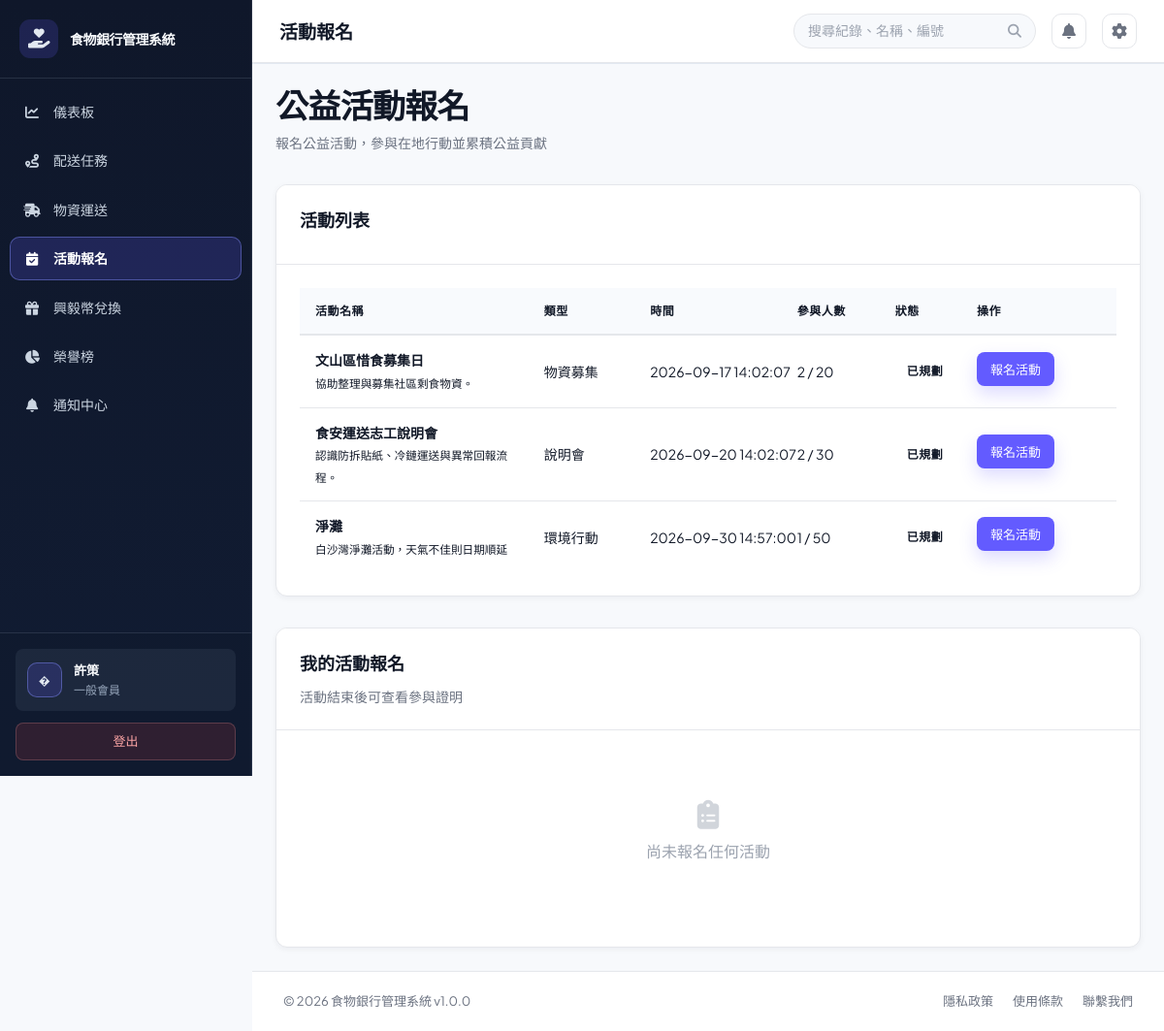
/?page=activities (signed in), run on an earlier commit of the app's database.
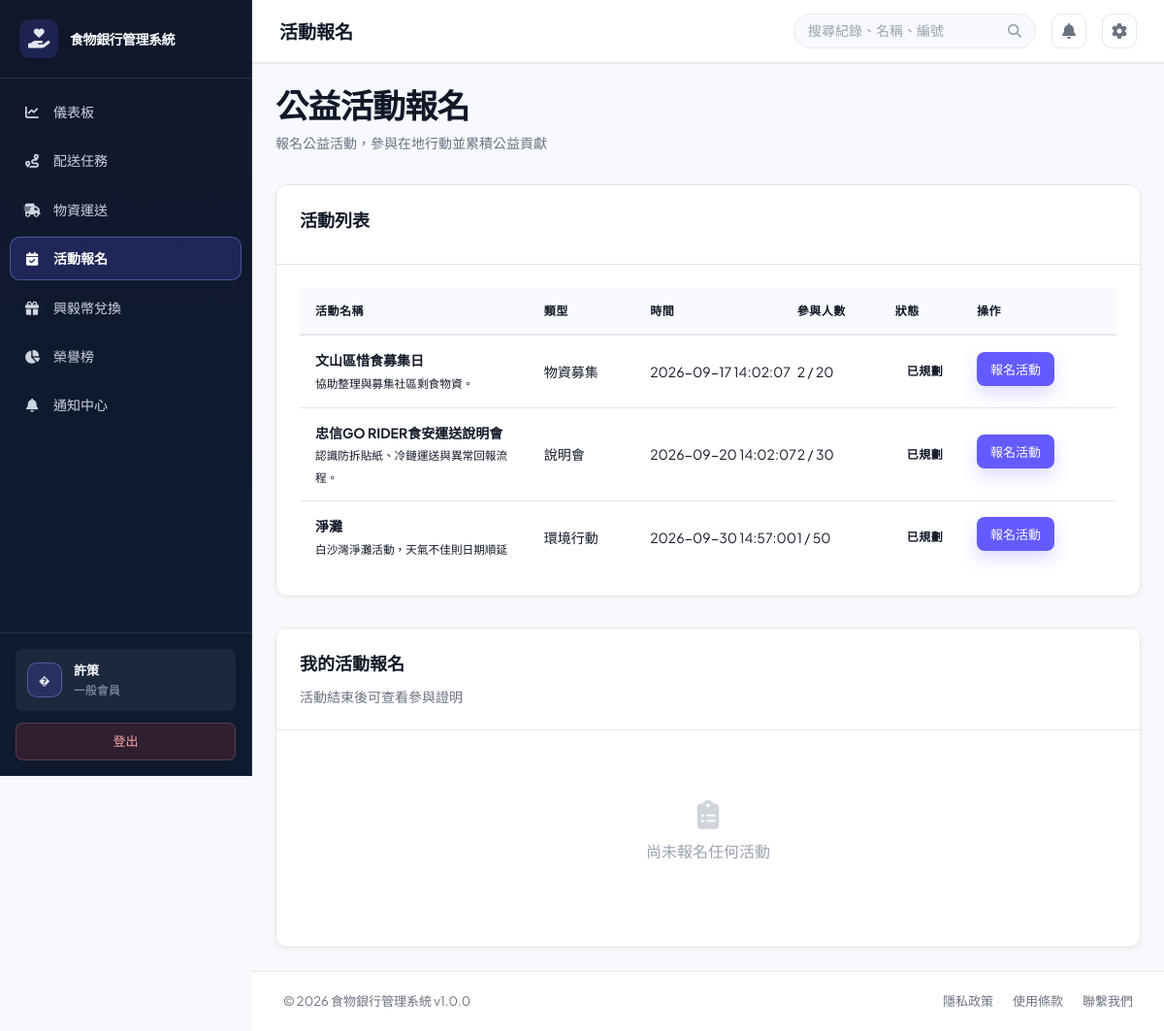
And on a later commit of the database.
### tables this page shows
CREATE TABLE `users` (
  `user_id` int(11) NOT NULL,
  `username` varchar(50) NOT NULL,
  `password` varchar(255) NOT NULL,
  `email` varchar(100) NOT NULL,
  `full_name` varchar(100) NOT NULL,
  `phone` varchar(20) DEFAULT NULL,
  `role` enum('foodbank_staff','member') NOT NULL DEFAULT 'foodbank_staff',
  `member_type` enum('general','enterprise') NOT NULL DEFAULT 'general',
  `department` varchar(50) DEFAULT NULL,
  `status` enum('active','inactive','suspended') DEFAULT 'active',
  `created_at` timestamp NULL DEFAULT current_timestamp(),
  `updated_at` timestamp NULL DEFAULT current_timestamp() ON UPDATE current_timestamp(),
  `created_by` int(11) DEFAULT NULL,
  `phone_verified` tinyint(1) NOT NULL DEFAULT 0,
  `is_enterprise_verified` tinyint(1) DEFAULT 0,
  `enterprise_name` varchar(150) DEFAULT NULL,
  `enterprise_verified_at` datetime DEFAULT NULL
);

CREATE TABLE `activities` (
  `activity_id` int(11) NOT NULL,
  `title` varchar(150) NOT NULL,
  `activity_type` enum('donation_drive','briefing','cleanup','promotion','other') NOT NULL DEFAULT 'other',
  `activity_type_detail` varchar(100) DEFAULT NULL,
  `description` text DEFAULT NULL,
  `start_at` datetime NOT NULL,
  `end_at` datetime DEFAULT NULL,
  `capacity` int(11) DEFAULT NULL,
  `status` enum('planned','ongoing','completed','cancelled') NOT NULL DEFAULT 'planned',
  `created_by` int(11) DEFAULT NULL,
  `created_at` timestamp NULL DEFAULT current_timestamp()
);

### config/database.php (called while the page is built, shortened)
<?php
class Database
{
    private $connection = null;
    public function getConnection()
    {
        return $this->connection;
    }
    private function connect()
    {
        $this->connection = @new mysqli(DB_HOST, DB_USER, DB_PASS, DB_NAME, DB_PORT);
    }
}
$db = new Database();

### src/models/BaseModel.php (called while the page is built, shortened)
<?php
require_once __DIR__ . '/../../config/database.php';
abstract class BaseModel {
    protected $db;
    public function __construct() {
        global $db;
        $this->db = $db->getConnection();
    }
    public function query($sql) {
        $result = $this->db->query($sql);
        $rows = [];
        if ($result) {
            while ($row = $result->fetch_assoc()) {
                $rows[] = $row;
            }
        }
        return $rows;
    }
}
?>

### src/models/ActivityModel.php (called while the page is built, shortened)
<?php
require_once __DIR__ . '/BaseModel.php';
class ActivityModel extends BaseModel {
    public function getAllActivities() {
        return $this->query("SELECT a.*, COUNT(aa.assignment_id) AS participant_count FROM activities a LEFT JOIN activity_assignments aa ON aa.activity_id = a.activity_id AND aa.status <> 'cancelled' GROUP BY a.activity_id ORDER BY a.start_at ASC");
    }
    public function getActivityById($activityId) {
        $activityId = (int) $activityId;
        $result = $this->db->query("SELECT a.*, u.role AS creator_role FROM activities a LEFT JOIN users u ON u.user_id = a.created_by WHERE a.activity_id = {$activityId} LIMIT 1");
        return $result ? $result->fetch_assoc() : null;
    }
    public function canManageActivity($activityId, $userId, $userRole = null) {
        $activityId = (int) $activityId;
        $userId = (int) $userId;
        $activity = $this->getActivityById($activityId);
        $role = $userRole ?? 'foodbank_staff';
        if ($role === 'member') {
            return false;
        }
        return false;
    }
    public function canUserRegisterActivity($activityId, $userId) {
        $activityId = (int) $activityId;
        $userId = (int) $userId;
        $result = $this->db->query(
            "SELECT status, cancelled_at FROM activity_assignments
             WHERE activity_id = {$activityId} AND user_id = {$userId}
             ORDER BY assignment_id DESC LIMIT 1"
        );
        if (!$result || $result->num_rows === 0) {
            return true;
        }
        return true;
    }
}

### public/index.php (the view, shortened to what the rows shown need)
<?php
require_once BASE_PATH . '/config/database.php';
$connection = $db->getConnection();
$demoPasswordHashes = [
    'manager' => '866485796cfa8d7c0cf7111640205b83076433547577511d81f8030ae99ecea5',
    'staff' => '10176e7b7b24d317acfcf8d2064cfd2f24e154f7b5a96603077d5ef813d6a6b6',
];
foreach ($demoPasswordHashes as $demoUsername => $demoPasswordHash) {
    $demoUsernameEscaped = $connection->real_escape_string($demoUsername);
    $connection->query(
        "UPDATE users SET password = '{$demoPasswordHash}' WHERE username = '{$demoUsernameEscaped}' AND CHAR_LENGTH(password) <> 60 AND CHAR_LENGTH(password) <> 64"
    );
}
$connection->query(
    "UPDATE users SET full_name = CASE username
        WHEN 'official' THEN '食物銀行官方人員'
        WHEN 'manager' THEN '忠信食物銀行'
        WHEN 'staff' THEN '食物銀行官方人員'
        WHEN 'volunteer' THEN '忠信GO RIDER'
        WHEN 'donor' THEN '捐贈剩食店家'
        ELSE full_name
    END
    WHERE username IN ('official', 'manager', 'staff', 'volunteer', 'donor')
      AND (full_name LIKE '%?%' OR full_name = '')"
);
if (!empty($_SESSION['user']['username'])) {
    $sessionUsername = $connection->real_escape_string($_SESSION['user']['username']);
    $sessionUserResult = $connection->query("SELECT user_id, username, full_name, role, member_type, enterprise_name, status, email, phone, phone_verified FROM users WHERE username = '{$sessionUsername}' LIMIT 1");
}
$currentUser = $_SESSION['user'];
$role = $currentUser['role'];
$memberType = $currentUser['member_type'] ?? null;
$roleLabels = [
    'foodbank_staff' => '忠信食物銀行',
    'member' => $memberType === 'enterprise' ? '企業會員' : ($memberType === 'general' ? '一般會員' : '會員'),
];
$rolePages = [
    'foodbank_staff' => ['dashboard', 'order_tracking', 'donation_materials_review', 'deliveries', 'activities', 'item_categories', 'rewards', 'settings', 'users', 'volunteer_management', 'carbon_report', 'reports', 'notifications', 'certificate', 'activity_certificate'],
    'member' => $memberType === 'enterprise'
        ? ['dashboard', 'order_tracking', 'activities', 'rewards', 'notifications', 'donation_materials', 'certificate', 'activity_certificate']
        : ($memberType === 'general'
            ? ['dashboard', 'deliveries', 'material_transport', 'activities', 'rewards', 'reports', 'notifications', 'certificate', 'activity_certificate']
            : ['dashboard']),
];
$page = isset($_GET['page']) ? trim($_GET['page']) : 'dashboard';
$page = basename($page);
$menu_items = [
    'dashboard' => ['label' => '儀表板', 'icon' => 'fa-solid fa-chart-line'],
    'order_tracking' => ['label' => '訂單追蹤', 'icon' => 'fa-solid fa-list-check'],
    'deliveries' => ['label' => '配送任務', 'icon' => 'fa-solid fa-route'],
    'material_transport' => ['label' => '物資運送', 'icon' => 'fa-solid fa-truck-fast'],
    'activities' => ['label' => $role === 'member' ? '活動報名' : '活動發布', 'icon' => 'fa-solid fa-calendar-check'],
    'item_categories' => ['label' => '物資分類', 'icon' => 'fa-solid fa-layer-group'],
    'rewards' => ['label' => '興毅幣兌換', 'icon' => 'fa-solid fa-gift'],
    'carbon_report' => ['label' => '永續報表', 'icon' => 'fa-solid fa-leaf'],
    'reports' => ['label' => '數據分析', 'icon' => 'fa-solid fa-chart-pie'],
    'notifications' => ['label' => '通知中心', 'icon' => 'fa-solid fa-bell'],
    'donation_materials' => ['label' => '物資捐贈', 'icon' => 'fa-solid fa-box-open'],
    'donation_materials_review' => ['label' => '物資捐贈審查', 'icon' => 'fa-solid fa-clipboard-check'],
    'settings' => ['label' => '設置', 'icon' => 'fa-solid fa-gear'],
    'users' => ['label' => '帳號審核', 'icon' => 'fa-solid fa-user-check'],
    'volunteer_management' => ['label' => '一般會員管理', 'icon' => 'fa-solid fa-people-group'],
];
$allowedPages = $rolePages[$role] ?? ['dashboard'];
?>
<!DOCTYPE html>
<html lang="zh-TW">
<head>
    <link href="https://cdnjs.cloudflare.com/ajax/libs/font-awesome/6.4.0/css/all.min.css" rel="stylesheet">
    <link rel="stylesheet" href="assets/css/style.css?v=<?php echo filemtime(__DIR__ . '/assets/css/style.css'); ?>">
</head>
<body>
    <div class="app-wrapper">
        <aside class="sidebar">
            <nav class="sidebar-nav">
                <?php foreach ($menu_items as $key => $item):
                    if (!in_array($key, $allowedPages, true)) {
                        continue;
                    }
                    $is_active = ($page === $key) ? 'active' : '';
                    $icon = $item['icon'];
                    $label = ($key === 'reports' && $role === 'member') ? '榮譽榜' : $item['label'];
                    ?>
                    <a href="?page=<?php echo $key; ?>" class="nav-item <?php echo $is_active; ?>" title="<?php echo $label; ?>">
                        <span class="nav-icon"><i class="<?php echo $icon; ?>"></i></span>
                        <span class="nav-label"><?php echo $label; ?></span>
                    </a>
                <?php endforeach; ?>
            </nav>
            <div class="sidebar-footer">
                <div class="user-profile">
                    <div class="avatar"><?php echo htmlspecialchars(strtoupper(substr($currentUser['full_name'], 0, 2))); ?></div>
                    <div class="user-info">
                        <div class="user-name"><?php echo htmlspecialchars($currentUser['full_name']); ?></div>
                        <div class="user-role"><?php echo htmlspecialchars($roleLabels[$role] ?? $role); ?></div>
                    </div>
                </div>
            </div>
        </aside>
        <div class="main-container">
            <header class="topbar">
                <div class="topbar-left">
                    <div class="breadcrumb">
                        <span class="page-title" id="pageTitle">
                            <?php echo $menu_items[$page]['label'] ?? '頁面'; ?>
                        </span>
                    </div>
                </div>
            </header>
            <main class="page-content">
                <div class="content-shell">
                    <?php
                    $view_file = BASE_PATH . '/src/views/' . $page . '.php';
                    if (file_exists($view_file)) {
                        include $view_file;
                    }
                    ?>
                </div>
            </main>
        </div>
    </div>
</body>
</html>

### src/views/activities.php (shortened to what the rows shown need)
<?php
require_once BASE_PATH . '/src/models/ActivityModel.php';
$activityModel = new ActivityModel();
$currentRole = $currentUser['role'] ?? 'foodbank_staff';
$canRegisterActivities = $currentRole === 'member';
$activities = $activityModel->getAllActivities();
foreach ($activities as $index => $activity) {
    $activities[$index]['can_register'] = $canRegisterActivities && $activityModel->canUserRegisterActivity((int) $activity['activity_id'], (int) $currentUser['user_id']);
    $activities[$index]['can_manage'] = $activityModel->canManageActivity((int) $activity['activity_id'], (int) $currentUser['user_id'], $currentRole);
    $activities[$index]['can_view_participants'] = $activities[$index]['can_manage'] || $currentRole === 'foodbank_staff';
    $activities[$index]['is_creator'] = ((int) ($activity['created_by'] ?? 0)) === (int) $currentUser['user_id'];
}
$activityTypeLabels = [
    'donation_drive' => '物資募集',
    'briefing' => '說明會',
    'cleanup' => '環境行動',
    'promotion' => '公益宣導',
    'other' => '其他',
];
$getActivityTypeLabel = static function ($activity) use ($activityTypeLabels) {
    if (($activity['activity_type'] ?? '') === 'other' && trim((string) ($activity['activity_type_detail'] ?? '')) !== '') {
        return $activity['activity_type_detail'];
    }
    return $activityTypeLabels[$activity['activity_type']] ?? $activity['activity_type'];
};
$activityStatusLabels = [
    'planned' => '已規劃',
    'ongoing' => '進行中',
    'completed' => '已完成',
    'cancelled' => '已取消',
];
?>
<div class="view-header"><div><h1 class="view-title"><?php echo $canRegisterActivities ? '公益活動報名' : '活動管理'; ?></h1></div></div>
<div class="card mt-32"><div class="card-header"><h2>活動列表</h2></div><div class="card-body activities-table-body">
<?php if ($activities): ?><table class="data-table activities-table"><thead><tr><th>活動名稱</th><th>類型</th><th>時間</th><th>參與人數</th><th>狀態</th><th>操作</th></tr></thead><tbody>
<?php foreach ($activities as $activity): ?><tr><td><strong><?php echo htmlspecialchars($activity['title']); ?></strong><?php if (!empty($activity['description']) && trim($activity['description']) !== trim($activity['title'])): ?><br><small class="<?php echo mb_strlen(trim($activity['description']), 'UTF-8') > 80 ? 'activity-description' : 'activity-description-short'; ?>"><?php echo htmlspecialchars($activity['description']); ?></small><?php if (mb_strlen(trim($activity['description']), 'UTF-8') > 80): ?><button type="button" class="activity-description-button" data-activity-title="<?php echo htmlspecialchars($activity['title'], ENT_QUOTES, 'UTF-8'); ?>" data-activity-description="<?php echo htmlspecialchars($activity['description'], ENT_QUOTES, 'UTF-8'); ?>">查看完整說明</button><?php endif; ?><?php endif; ?></td><td><?php echo htmlspecialchars($getActivityTypeLabel($activity)); ?></td><td><?php echo htmlspecialchars($activity['start_at']); ?></td><td><?php echo (int) $activity['participant_count']; ?><?php echo $activity['capacity'] ? ' / ' . (int) $activity['capacity'] : ''; ?></td><td><span class="status status-<?php echo htmlspecialchars($activity['status']); ?>"><?php echo htmlspecialchars($activityStatusLabels[$activity['status']] ?? $activity['status']); ?></span></td><td>
    <?php if ($activity['can_manage']): ?>
        <div class="inline-action-group">
            <form method="post" class="delivery-action-form"><?php echo csrfField(); ?>
                <input type="hidden" name="action" value="load_edit_activity">
                <input type="hidden" name="activity_id" value="<?php echo (int) $activity['activity_id']; ?>">
                <button class="btn btn-secondary btn-sm" type="submit">編輯活動</button>
            </form>
            <button class="btn btn-secondary btn-sm view-participants-button" type="button" data-activity-id="<?php echo (int) $activity['activity_id']; ?>" data-activity-title="<?php echo htmlspecialchars($activity['title'], ENT_QUOTES, 'UTF-8'); ?>">參與者</button>
            <form method="post" class="delivery-action-form" onsubmit="return confirm('確定要刪除這個活動嗎？');"><?php echo csrfField(); ?>
                <input type="hidden" name="action" value="delete_activity">
                <input type="hidden" name="activity_id" value="<?php echo (int) $activity['activity_id']; ?>">
                <button class="btn btn-danger btn-sm" type="submit">刪除活動</button>
            </form>
        </div>
    <?php elseif ($activity['can_view_participants']): ?>
        <button class="btn btn-secondary btn-sm view-participants-button" type="button" data-activity-id="<?php echo (int) $activity['activity_id']; ?>" data-activity-title="<?php echo htmlspecialchars($activity['title'], ENT_QUOTES, 'UTF-8'); ?>">參與者</button>
    <?php elseif ($activity['can_register']): ?>
        <form method="post" class="delivery-action-form"><?php echo csrfField(); ?>
            <button class="btn btn-primary btn-sm" type="submit">報名活動</button>
        </form>
    <?php else: ?>
        <span class="status status-warning">已報名或已逾期</span>
    <?php endif; ?>
</td></tr><?php endforeach; ?></tbody></table>
<?php else: ?><div class="empty-state"><i class="fas fa-calendar"></i><p>目前沒有公開活動</p></div><?php endif; ?></div></div>
<?php if ($canRegisterActivities): ?>
<div class="card mt-32"><div class="card-header"><h2>我的活動報名</h2><p>活動結束後可查看參與證明</p></div></div>
<?php endif; ?>

What changed in the data, as far as the page shows it:
changed activities "說明會": title "食安運送志工說明會" → "忠信GO RIDER食安運送說明會"
